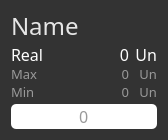
<?xml version="1.0" encoding="UTF-8"?>
<ui version="4.0">
 <class>CommandWidget</class>
 <widget class="QWidget" name="CommandWidget">
  <property name="geometry">
   <rect>
    <x>0</x>
    <y>0</y>
    <width>168</width>
    <height>136</height>
   </rect>
  </property>
  <property name="sizePolicy">
   <sizepolicy hsizetype="MinimumExpanding" vsizetype="Preferred">
    <horstretch>0</horstretch>
    <verstretch>0</verstretch>
   </sizepolicy>
  </property>
  <property name="windowTitle">
   <string>Form</string>
  </property>
  <property name="styleSheet">
   <string notr="true">QWidget {
    background-color: rgb(51, 51, 51);
    color: rgb(153,153,153);
}</string>
  </property>
  <layout class="QGridLayout" name="gridLayout">
   <item row="1" column="0">
    <widget class="QLabel" name="Real">
     <property name="minimumSize">
      <size>
       <width>0</width>
       <height>15</height>
      </size>
     </property>
     <property name="maximumSize">
      <size>
       <width>16777215</width>
       <height>15</height>
      </size>
     </property>
     <property name="font">
      <font>
       <family>Share Tech Mono</family>
       <pointsize>12</pointsize>
       <weight>50</weight>
       <italic>false</italic>
       <bold>false</bold>
      </font>
     </property>
     <property name="styleSheet">
      <string notr="true">color: rgb(255, 255, 255);</string>
     </property>
     <property name="text">
      <string>Real</string>
     </property>
    </widget>
   </item>
   <item row="3" column="0">
    <widget class="QLabel" name="Min">
     <property name="minimumSize">
      <size>
       <width>0</width>
       <height>12</height>
      </size>
     </property>
     <property name="maximumSize">
      <size>
       <width>16777215</width>
       <height>12</height>
      </size>
     </property>
     <property name="font">
      <font>
       <family>Share Tech Mono</family>
       <pointsize>10</pointsize>
      </font>
     </property>
     <property name="styleSheet">
      <string notr="true">color: rgb(153, 153, 153);</string>
     </property>
     <property name="text">
      <string>Min</string>
     </property>
    </widget>
   </item>
   <item row="2" column="0">
    <widget class="QLabel" name="Max">
     <property name="minimumSize">
      <size>
       <width>0</width>
       <height>12</height>
      </size>
     </property>
     <property name="maximumSize">
      <size>
       <width>16777215</width>
       <height>12</height>
      </size>
     </property>
     <property name="font">
      <font>
       <family>Share Tech Mono</family>
       <pointsize>10</pointsize>
      </font>
     </property>
     <property name="styleSheet">
      <string notr="true">color: rgb(153, 153, 153);</string>
     </property>
     <property name="text">
      <string>Max</string>
     </property>
    </widget>
   </item>
   <item row="2" column="1">
    <widget class="QLabel" name="MaxValue">
     <property name="minimumSize">
      <size>
       <width>0</width>
       <height>12</height>
      </size>
     </property>
     <property name="maximumSize">
      <size>
       <width>16777215</width>
       <height>12</height>
      </size>
     </property>
     <property name="font">
      <font>
       <family>Share Tech Mono</family>
       <pointsize>10</pointsize>
      </font>
     </property>
     <property name="styleSheet">
      <string notr="true">color: rgb(153, 153, 153);</string>
     </property>
     <property name="text">
      <string>0</string>
     </property>
     <property name="alignment">
      <set>Qt::AlignRight|Qt::AlignTrailing|Qt::AlignVCenter</set>
     </property>
    </widget>
   </item>
   <item row="4" column="0" colspan="3">
    <widget class="QLineEdit" name="Value">
     <property name="sizePolicy">
      <sizepolicy hsizetype="MinimumExpanding" vsizetype="Fixed">
       <horstretch>0</horstretch>
       <verstretch>0</verstretch>
      </sizepolicy>
     </property>
     <property name="minimumSize">
      <size>
       <width>120</width>
       <height>25</height>
      </size>
     </property>
     <property name="maximumSize">
      <size>
       <width>150</width>
       <height>25</height>
      </size>
     </property>
     <property name="font">
      <font>
       <family>Share Tech Mono</family>
       <pointsize>12</pointsize>
       <weight>50</weight>
       <italic>false</italic>
       <bold>false</bold>
      </font>
     </property>
     <property name="styleSheet">
      <string notr="true">background-color: rgb(255, 255, 255);
border-radius: 5px;</string>
     </property>
     <property name="text">
      <string>0</string>
     </property>
     <property name="maxLength">
      <number>6</number>
     </property>
     <property name="frame">
      <bool>true</bool>
     </property>
     <property name="alignment">
      <set>Qt::AlignCenter</set>
     </property>
     <property name="clearButtonEnabled">
      <bool>false</bool>
     </property>
    </widget>
   </item>
   <item row="3" column="1">
    <widget class="QLabel" name="MinValue">
     <property name="minimumSize">
      <size>
       <width>0</width>
       <height>12</height>
      </size>
     </property>
     <property name="maximumSize">
      <size>
       <width>16777215</width>
       <height>12</height>
      </size>
     </property>
     <property name="font">
      <font>
       <family>Share Tech Mono</family>
       <pointsize>10</pointsize>
      </font>
     </property>
     <property name="styleSheet">
      <string notr="true">color: rgb(153, 153, 153);</string>
     </property>
     <property name="text">
      <string>0</string>
     </property>
     <property name="alignment">
      <set>Qt::AlignRight|Qt::AlignTrailing|Qt::AlignVCenter</set>
     </property>
    </widget>
   </item>
   <item row="3" column="2">
    <widget class="QLabel" name="MinUnits">
     <property name="sizePolicy">
      <sizepolicy hsizetype="Preferred" vsizetype="Preferred">
       <horstretch>0</horstretch>
       <verstretch>0</verstretch>
      </sizepolicy>
     </property>
     <property name="minimumSize">
      <size>
       <width>0</width>
       <height>12</height>
      </size>
     </property>
     <property name="maximumSize">
      <size>
       <width>16777215</width>
       <height>12</height>
      </size>
     </property>
     <property name="font">
      <font>
       <family>Share Tech Mono</family>
       <pointsize>10</pointsize>
      </font>
     </property>
     <property name="styleSheet">
      <string notr="true">color: rgb(153, 153, 153);</string>
     </property>
     <property name="text">
      <string>Un</string>
     </property>
     <property name="alignment">
      <set>Qt::AlignRight|Qt::AlignTrailing|Qt::AlignVCenter</set>
     </property>
    </widget>
   </item>
   <item row="0" column="0" colspan="3">
    <widget class="QLabel" name="WidgetName">
     <property name="minimumSize">
      <size>
       <width>120</width>
       <height>30</height>
      </size>
     </property>
     <property name="maximumSize">
      <size>
       <width>16777215</width>
       <height>30</height>
      </size>
     </property>
     <property name="font">
      <font>
       <family>Share Tech Mono</family>
       <pointsize>18</pointsize>
      </font>
     </property>
     <property name="styleSheet">
      <string notr="true">color: rgb(230, 230, 230);</string>
     </property>
     <property name="text">
      <string>Name</string>
     </property>
    </widget>
   </item>
   <item row="1" column="2">
    <widget class="QLabel" name="RealUnits">
     <property name="sizePolicy">
      <sizepolicy hsizetype="Maximum" vsizetype="Preferred">
       <horstretch>0</horstretch>
       <verstretch>0</verstretch>
      </sizepolicy>
     </property>
     <property name="minimumSize">
      <size>
       <width>0</width>
       <height>15</height>
      </size>
     </property>
     <property name="maximumSize">
      <size>
       <width>16777215</width>
       <height>15</height>
      </size>
     </property>
     <property name="font">
      <font>
       <family>Share Tech Mono</family>
       <pointsize>12</pointsize>
       <weight>50</weight>
       <italic>false</italic>
       <bold>false</bold>
      </font>
     </property>
     <property name="styleSheet">
      <string notr="true">color: rgb(255, 255, 255);</string>
     </property>
     <property name="text">
      <string>Un</string>
     </property>
     <property name="alignment">
      <set>Qt::AlignRight|Qt::AlignTrailing|Qt::AlignVCenter</set>
     </property>
    </widget>
   </item>
   <item row="1" column="1">
    <widget class="QLabel" name="RealValue">
     <property name="minimumSize">
      <size>
       <width>0</width>
       <height>15</height>
      </size>
     </property>
     <property name="maximumSize">
      <size>
       <width>16777215</width>
       <height>15</height>
      </size>
     </property>
     <property name="font">
      <font>
       <family>Share Tech Mono</family>
       <pointsize>12</pointsize>
       <weight>50</weight>
       <italic>false</italic>
       <bold>false</bold>
      </font>
     </property>
     <property name="styleSheet">
      <string notr="true">color: rgb(255, 255, 255);</string>
     </property>
     <property name="text">
      <string>0</string>
     </property>
     <property name="alignment">
      <set>Qt::AlignRight|Qt::AlignTrailing|Qt::AlignVCenter</set>
     </property>
    </widget>
   </item>
   <item row="2" column="2">
    <widget class="QLabel" name="MaxUnits">
     <property name="sizePolicy">
      <sizepolicy hsizetype="Preferred" vsizetype="Preferred">
       <horstretch>0</horstretch>
       <verstretch>0</verstretch>
      </sizepolicy>
     </property>
     <property name="minimumSize">
      <size>
       <width>0</width>
       <height>12</height>
      </size>
     </property>
     <property name="maximumSize">
      <size>
       <width>16777215</width>
       <height>12</height>
      </size>
     </property>
     <property name="font">
      <font>
       <family>Share Tech Mono</family>
       <pointsize>10</pointsize>
      </font>
     </property>
     <property name="styleSheet">
      <string notr="true">color: rgb(153, 153, 153);</string>
     </property>
     <property name="text">
      <string>Un</string>
     </property>
     <property name="alignment">
      <set>Qt::AlignRight|Qt::AlignTrailing|Qt::AlignVCenter</set>
     </property>
    </widget>
   </item>
  </layout>
 </widget>
 <resources/>
 <connections/>
</ui>
